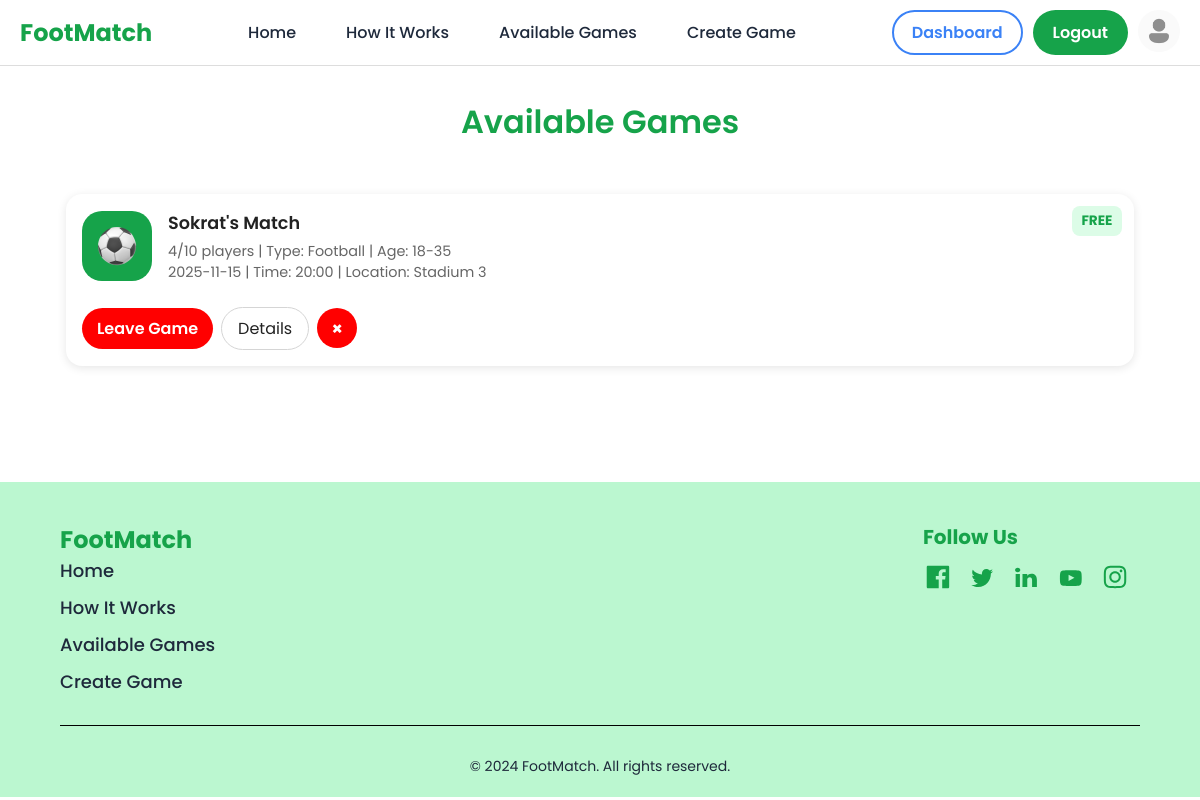
/available-games (signed in), run on the app's committed database.
### app.py (models this page shows)
class Game(db.Model):
    id = db.Column(db.Integer, primary_key=True)
    game_name = db.Column(db.String(100), nullable=False)
    date = db.Column(db.String(20), nullable=False)
    time = db.Column(db.String(20), nullable=False)
    location = db.Column(db.String(100), nullable=False)
    sports_type = db.Column(db.String(50), nullable=False)
    player_capacity = db.Column(db.Integer, nullable=False)
    price = db.Column(db.Float, nullable=False)
    age = db.Column(db.String(15), nullable=False)
    description = db.Column(db.String(300))
    creator_id = db.Column(db.Integer, db.ForeignKey('user.id'))
    creator = db.relationship('User', backref='games')

### app.py (the view)
@app.route("/available-games")
def available_games():
    games = Game.query.all()
    error = request.args.get("error")
    success = request.args.get("success")
    active_games = []
    current_time = datetime.now()
    for game in games:
        try:
            game_datetime = datetime.strptime(f"{game.date} {game.time}", "%Y-%m-%d %H:%M")
            expiration_time = game_datetime + timedelta(hours=24)
            if current_time < expiration_time:
                active_games.append(game)
        except ValueError:
            pass
    return render_template("available-games.html", games=active_games, error=error, success=success)

### app.py (called while the page is built)
@app.context_processor
def inject_user_info():
    user_picture = session.get("picture")
    default_picture = url_for('static', filename='assets/profile-picture.png')
    return dict(
        picture=user_picture or default_picture,
        email=session.get("email"),
        name=session.get("name", "User")
    )

### templates/available-games.html (shortened to what this page needs)
<!DOCTYPE html>
<html lang="en">
<head>
    <link rel="stylesheet" href="{{ url_for('static', filename='css_folder/reset.css') }}">
    <link rel="stylesheet" href="{{ url_for('static', filename='css_folder/styles.css') }}">
    <link rel="stylesheet" href="{{ url_for('static', filename='css_folder/available-games.css') }}">
    <link rel="stylesheet" href="{{ url_for('static', filename='css_folder/error-messages.css') }}">
    <link rel="stylesheet" href="{{ url_for('static', filename='css_folder/header.css') }}">
</head>
<body>
    <section id="header">
        <header>
            <div class="header-container">
                <p id="title">FootMatch</p>
                <nav id="header-nav">
                    <a href="{{ url_for('home') }}#header">Home</a>
                    <a href="{{ url_for('home') }}#how-it-works">How It Works</a>
                    <a href="{{ url_for('available_games') }}">Available Games</a>
                    <a href="{{ url_for('create_game') }}">Create Game</a>
                </nav>
                <div id="header-right">
                    <div class="btn-spacer">
                        {% if "email" in session %}
                            <a href="{{ url_for('dashboard') }}" class="btn" id="sign-up-btn">Dashboard</a>
                            <a href="{{ url_for('logout') }}" class="btn" id="join-now-btn">Logout</a>
                            <a href="{{url_for('dashboard')}}">
                                <img src="{{ picture }}" alt="Profile Picture" class="profile-pic">
                            </a>
                        {% else %}
                            <a href="{{ url_for('sign_up') }}" class="btn" id="sign-up-btn">Sign Up</a>
                            <a href="{{ url_for('login') }}" class="btn btn-green" id="join-now-btn">Login</a>
                        {% endif %}
                    </div>
                </div>
            </div>
        </header>
    </section>
    <main>
        <section id="available-games">
            <h1 class="section-title">Available Games</h1>
            <div class="games-container">
                {% if games %}
                    {% for game in games %}
                    <div class="game-card">
                        <div class="game-card-top">
                            <div class="img-background">
                                <img src="{{ url_for('static', filename='assets/football-icon.svg') }}" alt="{{ game.sports_type }} Icon">
                            </div>
                            <div class="game-info">
                                <h2>{{ game.game_name }}</h2>
                                <p class="info">
                                    <span>{{ game.players|length }}/{{ game.player_capacity }} players</span> | Type: {{ game.sports_type }} | Age: {{ game.age }}
                                </p>
                                <p class="info">
                                    <span>{{ game.date }}</span> | Time: {{ game.time }} | Location: {{ game.location }}
                                    {% if session.get("user_id") %}
                                        {% set joined = game.players|selectattr("user_id", "equalto", session["user_id"])|list %}
                                    {% else %}
                                        {% set joined = [] %}
                                    {% endif %}
                                </p>
                            </div>
                        </div>
                        <div class="game-card-bottom">
                            <div class="buttons">
                                <form action="{{ url_for('join_game', game_id=game.id) }}" method="POST" style="display:inline;">
                                {% if joined %}
                                    <button type="submit" class="leave-btn" formaction="{{ url_for('leave_game', game_id=game.id) }}">
                                        Leave Game
                                    </button>
                                {% elif game.players|length >= game.player_capacity %}
                                    <button type="button" class="join-btn" disabled>Full</button>
                                {% else %}
                                    <button type="submit" class="join-btn">Join Now</button>
                                {% endif %}
                                </form>
                                <button
                                    class="details-btn"
                                    data-title="{{ game.game_name }}"
                                    data-info="Name: {{game.game_name}}; Date: {{game.date}}; Time: {{game.time}}; Type: {{ game.sports_type }}; Players: {{ game.players|length }}/{{ game.player_capacity }}; Price: {% if game.price == 0 %}Free{% else %}€{{ game.price }}{% endif %}; Age: {{game.age}}; Description: {{game.description}}">Details
                                </button>
                                {% if session.get("user_id") == game.creator_id %}
                                <form action="{{ url_for('delete_game', game_id=game.id) }}" method="POST">
                                    <button type="submit" class="delete-btn" onclick="return confirm('Are you sure you want to delete this game?');">
                                        &times;
                                    </button>
                                </form>
                                {% endif %}
                            </div>
                        </div>
                        <span class="price-tag {% if game.price == 0 %}free{% else %}paid{% endif %}">
                            {% if game.price == 0 %}FREE{% else %}€{{ game.price }}{% endif %}
                        </span>
                    </div>
                    {% endfor %}
                {% else %}
                    <p class="no-games">No games available yet. <a href="{{ url_for('create_game') }}">Create one here</a>.</p>
                {% endif %}
            </div>
        </section>
    </main>
    <footer>
        <div class="container">
            <div id="footer-content">
                <div id="footer-left">
                    <p id="footer-title">FootMatch</p>
                    <ul>
                        <li><a href="{{ url_for('home') }}#header">Home</a></li>
                        <li><a href="{{ url_for('home') }}#how-it-works">How It Works</a></li>
                        <li><a href="#header">Available Games</a></li>
                        <li><a href="{{ url_for('create_game') }}">Create Game</a></li>
                    </ul>
                </div>
                <div id="footer-right">
                    <p id="follow-us">Follow Us</p>
                    <img src="/static/assets/facebook.svg" alt="Facebook" />
                    <img src="/static/assets/twitter.svg" alt="Twitter" />
                    <img src="/static/assets/linkedin.svg" alt="LinkedIn" />
                    <img src="/static/assets/youtube.svg" alt="YouTube" />
                    <img src="/static/assets/instagram.svg" alt="Instagram" />
                </div>
            </div>
            <hr />
            <p id="rights">&copy; 2024 FootMatch. All rights reserved.</p>
        </div>
    </footer>
</body>
</html>

### static/css_folder/styles.css (style rules this page uses)
html { scroll-behavior: smooth; }
body { font-family: "Poppins", sans-serif; margin: 0; padding: 0; color: black; background-color: white; }
p { font-weight: 400; font-size: 20px; color: black; margin: 0; padding: 0; }
a { color: #1e293b; text-decoration: none; transition: color 0.3s; }
.btn { border: 2px solid transparent; border-radius: 25px; padding: 8px 18px; font-weight: 600; cursor: pointer; transition: all 0.3s; }
.section-title { color: #16a34a; font-size: 36px; margin: 50px 0; font-weight: bold; text-align: center; }
.btn-spacer { display: flex; justify-content: center; gap: 10px; }
footer { background-color: #bbf7d0; color: #16a34a; padding: 40px 0 20px; }
#footer-content { display: flex; justify-content: space-between; font-size: 16px; font-weight: 400; color: #1e293b; }
#footer-title { font-size: 24px; font-weight: bold; color: #16a34a; text-align: left; margin-bottom: 0; }
ul { list-style-type: none; padding: 0; margin: 0; margin-bottom: 30px; }
li { margin-bottom: 10px; list-style-type: none; }
li a { font-size: 18px; font-weight: 500; cursor: pointer; }
#follow-us { font-weight: bold; font-size: 20px; color: #16a34a; margin-bottom: 10px; }
#footer-right img { width: 30px; margin-right: 10px; }
hr { border: none; border-top: 1px solid black; margin: 0 0 10px 0; }
#rights { padding-top: 20px; text-align: center; color: #1e293b; font-size: 14px; }

### static/css_folder/available-games.css (style rules this page uses)
body { font-family: "Poppins", sans-serif; background-color: #ffffff; color: #222; margin: 0; padding: 0; }
.section-title { text-align: center; font-size: 2rem; margin: 2rem 0; font-weight: 600; }
.games-container { display: grid; grid-template-columns: repeat(auto-fit, minmax(320px, 1fr)); gap: 1.5rem; max-width: 1100px; margin: 0 auto; padding: 1rem; }
.game-card { display: flex; flex-direction: column; background: #fff; box-shadow: 0 2px 10px rgba(0,0,0,0.1); border-radius: 16px; padding: 1rem; position: relative; transition: transform 0.2s ease; }
.game-card-top { display: flex; align-items: center; margin-bottom: 0.5rem; }
.img-background { background-color: #16a34a; border-radius: 20px; display: flex; justify-content: center; align-items: center; height: 70px; width: 70px; aspect-ratio: 1 / 1; margin-right: 1rem; }
.img-background img { width: 40px; height: 40px; border-radius: 50%; object-fit: cover; }
.game-info { display: flex; flex-direction: column; }
.game-info h2 { font-size: 1.1rem; font-weight: 600; margin: 0 0 0.3rem 0; }
.game-info p { font-size: 0.9rem; margin: 0; color: #666; }
.game-card-bottom { display: flex; flex-direction: column; margin-top: 0.5rem; }
.buttons { display: flex; flex-wrap: wrap; gap: 0.5rem; align-items: center; }
.leave-btn { flex: 1 1 100%; min-width: 120px; padding: 8px 15px; text-align: center; background-color: red; color: white; border: none; border-radius: 25px; font-weight: 600; cursor: pointer; transition: background 0.3s; }
.delete-btn { width: 40px; height: 40px; border-radius: 50%; background-color: red; color: white; border: none; font-weight: 700; font-size: 18px; display: flex; align-items: center; justify-content: center; cursor: pointer; margin-left: auto; transition: background-color 0.2s ease, transform 0.1s ease; }
.details-btn { background-color: #fff; border: 1px solid #d5d5d5; padding: 8px 16px; border-radius: 25px; cursor: pointer; transition: background 0.2s; }
.price-tag { position: absolute; top: 12px; right: 12px; font-size: 0.85rem; font-weight: bold; padding: 0.3rem 0.6rem; border-radius: 8px; }
.price-tag.free { background-color: #dcfce7; color: #16a34a; }

### static/css_folder/header.css (style rules this page uses)
header { background-color: white; border-bottom: 1px solid #ddd; position: relative; }
.header-container { display: flex; align-items: center; justify-content: space-between; max-width: 1200px; margin: 0 auto; padding: 10px 20px; flex-wrap: wrap; }
.buttons { margin-top: 0.5rem; }
.btn { border: 2px solid transparent; border-radius: 25px; padding: 8px 18px; font-weight: 600; cursor: pointer; transition: all 0.3s; vertical-align: middle; }
.container { width: 90%; max-width: 1200px; margin: 0 auto; padding: 0 0px; }
#title { font-size: 24px; font-weight: bold; color: #16a34a; }
#header-nav { display: flex; gap:50px; }
#header-nav a { font-size: 16px; font-weight: 500; cursor: pointer; }
img.profile-pic { width: 42px; height: 42px; border-radius: 50%; object-fit: cover; vertical-align: middle; }
#sign-up-btn { color: #3b82f6; background-color: transparent; border: 2px solid #3b82f6; }
#join-now-btn { color: white; background-color: #16a34a; }

### data on the page
Game: game_name "Sokrat's Match", players|length "4", player_capacity "10", sports_type "Football", age "18-35", date "2025-11-15", time "20:00", location "Stadium 3", price "FREE"
